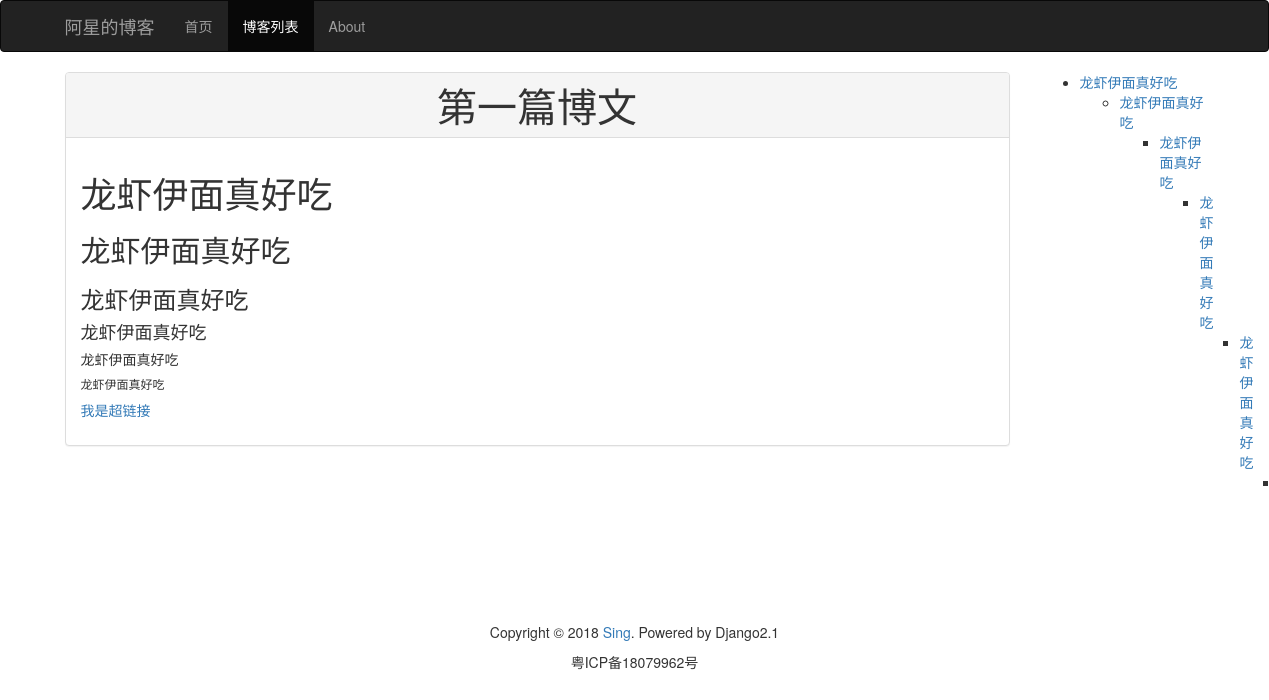
/detail/111/, run on the app's committed database.
### blog/models.py (models this page shows, shortened)
class BlogBase(models.Model):
    def body_markdown(self):
        mark = markdown.Markdown(extensions=[
            'markdown.extensions.extra',
            'markdown.extensions.codehilite',
            'markdown.extensions.toc',
        ])
        self.body = mark.convert(self.body)
        self.toc = mark.toc
        return self.body

class Blog(BlogBase):
    title = models.CharField(verbose_name="标题",max_length=50)
    body = models.TextField(verbose_name="内容")
    author = models.CharField(verbose_name="作者",max_length=50,default='sing')
    created_time = models.DateTimeField(auto_now_add=True,verbose_name='创建时间')
    update_time = models.DateTimeField(auto_now=True,verbose_name='修改时间')
    slug = models.SlugField(verbose_name="索引后缀",unique=True)
    class Meta:
        verbose_name = '文章'
        verbose_name_plural = verbose_name
        ordering = ['-created_time']

### blog/views.py (the view)
# urls.py: re_path('detail/(?P<slug>[\w-]+)/', views.blog_detail, name='detail'),
def blog_detail(request,slug): # 接收请求和slug参数
    context = {}  # 生成一个空字典
    md = markdown.Markdown(extensions=[
            'markdown.extensions.extra',
            'markdown.extensions.codehilite',
            'markdown.extensions.toc',
            ])
    blog = get_object_or_404(Blog, slug=slug)
    blog.body = md.convert(blog.body)
    context['toc'] = md.toc
    context['blog'] = blog
    return render(request,'blog_detail.html',context)

### templates/blog_detail.html (shortened to what this page needs)
<!DOCTYPE html>
<html lang="en" dir="ltr">
<head>
    <link rel="stylesheet" href="/static/css/base.css">
    <link rel="stylesheet" href="/static/css/blog.css">
    <link rel="stylesheet" href="/static/css/bootstrap.min.css">
</head>
    <body>
        <nav class="navbar navbar-inverse">
            <div class="container">
                <div class="navbar-header">
                    <a class="navbar-brand" href="{% url 'home' %}">阿星的博客</a>
                </div>
                <div id="navbar" class="collapse navbar-collapse">
                    <ul class="nav navbar-nav">
                        <li><a href="{% url 'home' %}">首页</a></li>
                        <li class="active"><a href="{% url 'blog_list' %}">博客列表</a></li>
                        <li><a href="#about">About</a></li>
                    </ul>
                </div>
            </div>
        </nav>
        <div class="container">
        <div class="row">
            <div class="col-xs-12 col-sm-10">
                <div class="panel panel-default">
                    <div class="panel-heading">
                        <h3 class="panel-title" style="text-align: center;font-size: 40px">{{ blog.title }}</h3>
                    </div>
                    <div class="panel-body">
                        {{ blog.body|safe }}
                    </div>
                </div>
            </div>
            <div class="hidden-xs col-sm-2">
                {{toc|safe}}
            </div>
        </div>
    </div>
    <footer>
        <div class="author-date">
            <p>Copyright © 2018 <a href="https://github.com/wongjyusing">Sing</a>. Powered by Django2.1</p>
            <p>粤ICP备18079962号</p></div>
    </footer>
    </body>
</html>

### static/css/base.css (style rules this page uses)
.author-date { text-align: center; }

### data on the page
Blog: title "第一篇博文", body "龙虾伊面真好吃 龙虾伊面真好吃 龙虾伊面真好吃 龙虾伊面真好吃 龙虾伊面真好吃 龙虾伊面真好吃 我是超链接"

### other printed values
{{ toc|safe }} "龙虾伊面真好吃 龙虾伊面真好吃 龙虾伊面真好吃 龙虾伊面真好吃 龙虾伊面真好吃"
